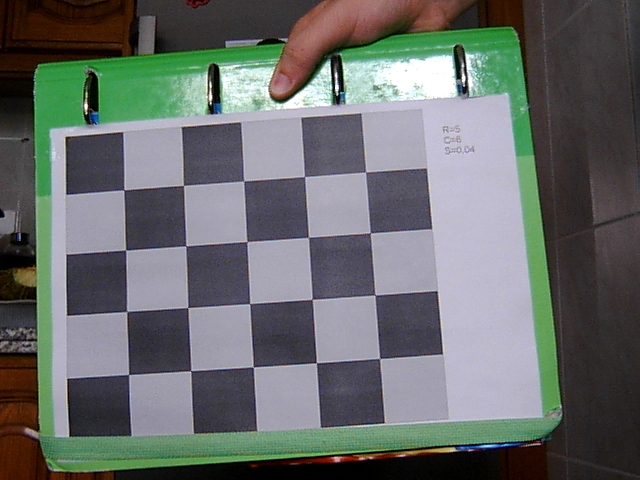
//> input picture 3año/FSIV/i72gogiaP4/i72gogia/calibrado/imagenes/img0.jpg, 640 x 480 px
$ ./realzar_primer_plano ../../i72gogiaP4/i72gogia/calibrado/imagenes/img0.jpg ../../i72gogiaP4/i72gogia/calibrado/imagenes/img1.jpg   (built with g++ and OpenCV 4)
//> lines starting //> are read from the running program, lines starting //| are printed output that depends on the picture; after the words box and inside, x2 and y2 are one past the last pixel; in counts of white or black regions, pixels touching at a corner belong together
/*!
  Esto es un esqueleto de programa para usar en las prácticas
  de Visión Artificial.

  Se supone que se utilizará OpenCV.

  Para compilar, puedes ejecutar:
    g++ -Wall -o esqueleto esqueleto.cc `pkg-config opencv --cflags --libs`

*/

#include <iostream>
#include <exception>
#include <iostream>
#include <algorithm>
#include <string>


//Includes para OpenCV, Descomentar según los módulo utilizados.
#include <opencv2/core/core.hpp>
#include <opencv2/core/utility.hpp>
#include <opencv2/highgui/highgui.hpp>
#include <opencv2/imgproc/imgproc.hpp>
//#include <opencv2/calib3d/calib3d.hpp>

const cv::String keys =
    "{help h usage ? |      | print this message.   }"
    "{@image         |<none>| image to show.         }"
    "{@image1        |<none>| image name.         }"
    ;
cv::Mat img;
void on_mouse(int event, int x, int y, int flags, void *userdata)
{
	cv::Mat copia_img;
	img.copyTo(copia_img);
	cv::Point aux(x, y);
	if (event == cv::EVENT_LBUTTONDOWN)
    {
        static_cast<cv::Point*>(userdata)[0]=aux;

    }else if (event == cv::EVENT_LBUTTONUP)
    {
		static_cast<cv::Point*>(userdata)[1]=aux;
		cv::rectangle(copia_img, static_cast<cv::Point*>(userdata)[0], static_cast<cv::Point*>(userdata)[1], cv::Scalar(255, 255, 0), 2, 8, 0);
		cv::imshow("IMG", copia_img);//cambiar parametro
		cv::waitKey(0) & 0xff;
		img.copyTo(copia_img);//permito que se pueda hacer varias veces el cuadro sin que se queden los anteriores
    }
}

int main (int argc, char* const* argv)
{
  int retCode=EXIT_SUCCESS;

  try {

      cv::CommandLineParser parser(argc, argv, keys);
      parser.about("Application name v1.0.0");
      if (parser.has("help"))
      {
          parser.printMessage();
          return 0;
      }
      cv::String img_name = parser.get<cv::String>(0);

      if (!parser.check())
      {
          parser.printErrors();
          return 0;
      }
      cv::String img_name2 = parser.get<cv::String>(1);


    img = cv::imread(img_name, cv::IMREAD_COLOR);
//> img is the input picture: 480 rows x 640 cols, CV_8UC3; mean B, G, R 106.1, 107.8, 103.5

      if (img.empty())
      {
         std::cerr << "Error: no he podido abrir el fichero '" << img_name << "'." << std::endl;
         return EXIT_FAILURE;
      }

      //creo la ventana y cargo la imagen
	    cv::namedWindow("IMG");
	    cv::imshow("IMG", img);

	    //creación de todo lo relacionado con el vector de coordenadas que voy a mandar
	    ///////////////////////////////////////////////////////
	    cv::Point pt1(-1, -1);
	    cv::Point pt2(-1, -1);
		cv::Point coords[2];
		coords[0]=pt1;
		coords[1]=pt2;
		/////////////////////////////////////////////////////////
	    //Conectamos a la ventana un callback para gestionar el raton.
	    cv::setMouseCallback ("IMG", on_mouse, coords);
	    cv::rectangle(img, coords[0], coords[1], cv::Scalar(255, 255, 0), 2, 8, 0);

	    //muestro la imagen
	    int key=0;
    	key=cv::waitKey(0) & 0xff;
//> the left mouse button is pressed and released at (320, 240)
//> the space key is pressed

    	//creo imagen donde voy a trabajar
	    cv::Mat copia_img;
	    img.copyTo(copia_img);

		//cabio la imagen al gris
		int media;
		cv::Point minimo(std::min(coords[0].x, coords[1].x), std::min(coords[0].y, coords[1].y));
		cv::Point maximo(std::max(coords[0].x, coords[1].x), std::max(coords[0].y, coords[1].y));
		std::cout<<minimo.x<<","<<minimo.y<<"   "<<maximo.x<<","<<maximo.y<<std::endl;
		for(int j=0;j<copia_img.rows;j++){//altura
			for(int i=0;i<copia_img.cols;i++){//anchura
				if(not((i>minimo.x)&&(i<maximo.x)&&(j>minimo.y)&&(j<maximo.y))){
					cv::Vec3b v = copia_img.at<cv::Vec3b>(j,i);
					media=(int)((v[0]+v[1]+v[2])/3);
					v[0]=media;
					v[1]=media;
					v[2]=media;
					copia_img.at<cv::Vec3b>(j,i)=v;
				}
			}
		}
//> this loop made 480 passes
//> media on passes 1 to 3: 55, 55, 52
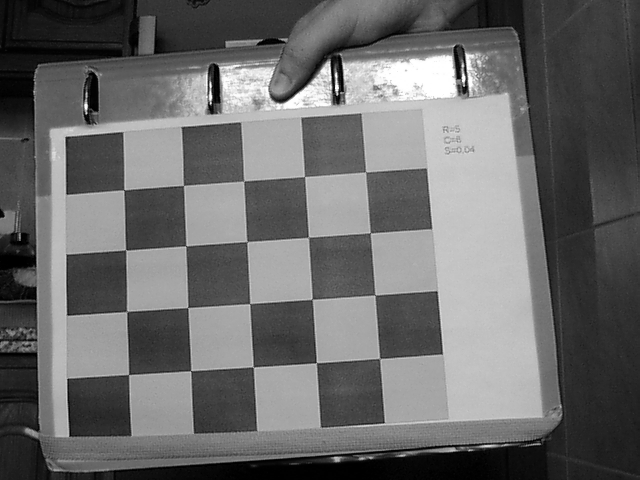
//> copia_img: 480 rows x 640 cols, CV_8UC3; min 0, max 255, mean 105.5
//> after the loop, media = 34
		//creo un rectangulo para que se vea mejor la zona con color
		cv::rectangle(copia_img, coords[0], coords[1], cv::Scalar(255, 255, 0), 2, 8, 0);
//> copia_img: 480 rows x 640 cols, CV_8UC3; 5 pixels changed, all inside (x1, y1, x2, y2) = (319, 239, 322, 242)
//> coords = 2 Points (x, y): [320, 240], [320, 240]
		cv::imshow("IMG", copia_img);//cambiar parametro

		//guardo la imagen en el caso de que la tecla pulsada no sea esc
		key=cv::waitKey(0) & 0xff;
//> the space key is pressed
		if(key!=27){
			imwrite(img_name2, copia_img);
		}

  }
  catch (std::exception& e)
  {
    std::cerr << "Capturada excepcion: " << e.what() << std::endl;
    retCode = EXIT_FAILURE;
  }
  return retCode;
}

$ run again, on 3año/FSIV/i72gogiaP4/i72gogia/calibrado/imagenes/img2.jpg
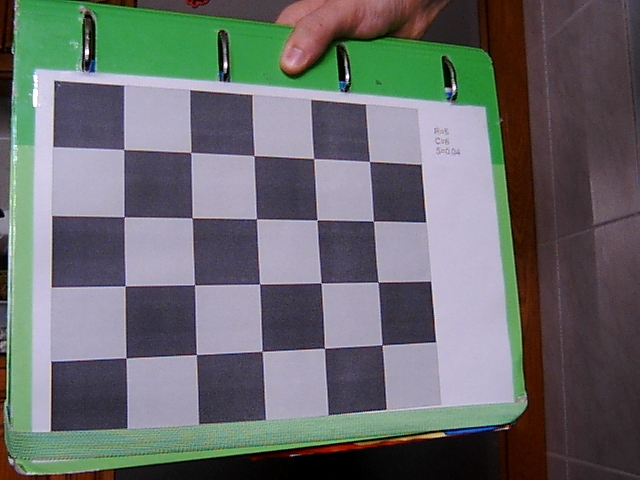
//> input picture 3año/FSIV/i72gogiaP4/i72gogia/calibrado/imagenes/img2.jpg, 640 x 480 px
//> img is the input picture: 480 rows x 640 cols, CV_8UC3; mean B, G, R 108.5, 107.9, 104.9
//> the loop `for(int j=0;j<copia_img.rows;j++)` made 480 passes
//> media on passes 1 to 3: 66, 64, 63
//> after the loop `for(int j=0;j<copia_img.rows;j++)`:
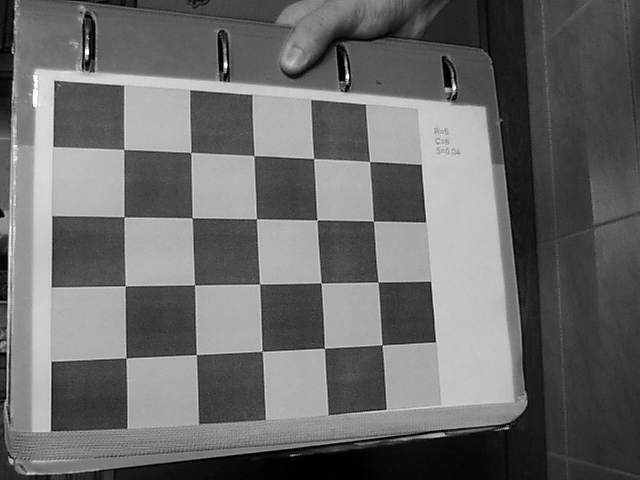
//> copia_img: 480 rows x 640 cols, CV_8UC3; min 0, max 255, mean 106.8
//> after the loop `for(int j=0;j<copia_img.rows;j++)`: media = 47
//> coords = 2 Points (x, y): [320, 240], [320, 240]

$ run again, on 3año/FSIV/i72gogiaP4/i72gogia/calibrado/imagenes/img3.jpg
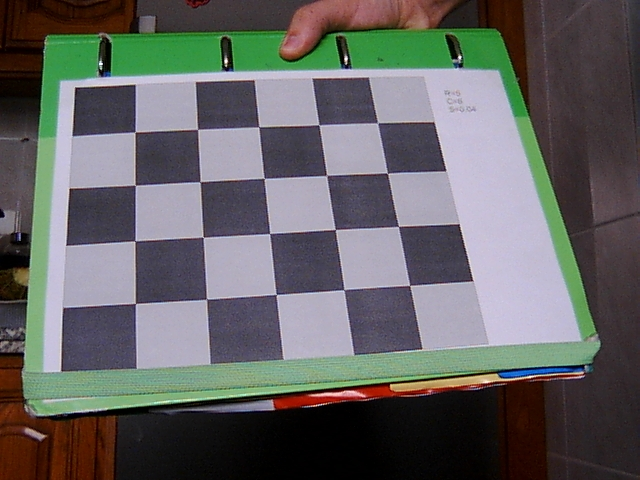
//> input picture 3año/FSIV/i72gogiaP4/i72gogia/calibrado/imagenes/img3.jpg, 640 x 480 px
//> img is the input picture: 480 rows x 640 cols, CV_8UC3; mean B, G, R 98.5, 99.2, 98.8
//> the loop `for(int j=0;j<copia_img.rows;j++)` made 480 passes
//> media on passes 1 to 3: 53, 54, 52
//> after the loop `for(int j=0;j<copia_img.rows;j++)`:
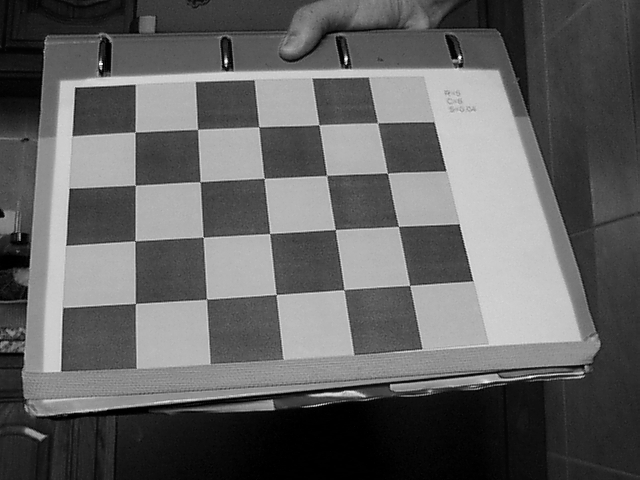
//> copia_img: 480 rows x 640 cols, CV_8UC3; min 0, max 255, mean 98.5
//> after the loop `for(int j=0;j<copia_img.rows;j++)`: media = 38
//> coords = 2 Points (x, y): [320, 240], [320, 240]

$ run again, on 3año/FSIV/i72gogiaP4/i72gogia/calibrado/imagenes/img4.jpg
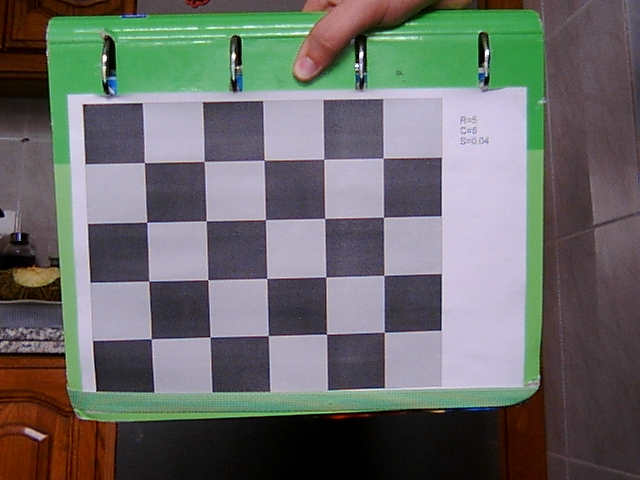
//> input picture 3año/FSIV/i72gogiaP4/i72gogia/calibrado/imagenes/img4.jpg, 640 x 480 px
//> img is the input picture: 480 rows x 640 cols, CV_8UC3; mean B, G, R 105.3, 107.6, 105.7
//> the loop `for(int j=0;j<copia_img.rows;j++)` made 480 passes
//> media on passes 1 to 3: 88, 85, 84
//> after the loop `for(int j=0;j<copia_img.rows;j++)`:
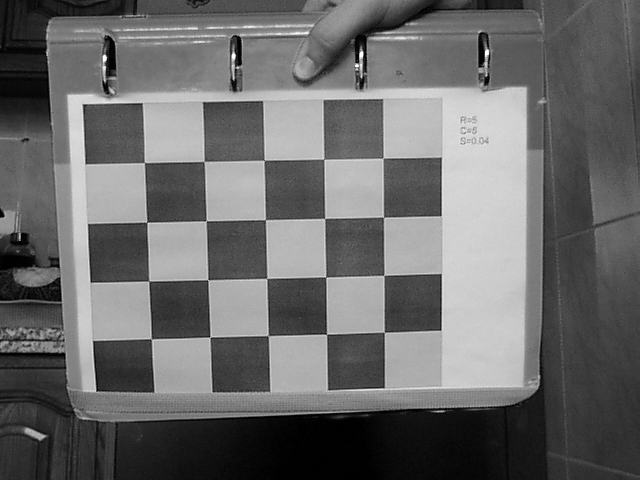
//> copia_img: 480 rows x 640 cols, CV_8UC3; min 0, max 255, mean 105.8
//> after the loop `for(int j=0;j<copia_img.rows;j++)`: media = 53
//> coords = 2 Points (x, y): [320, 240], [320, 240]
